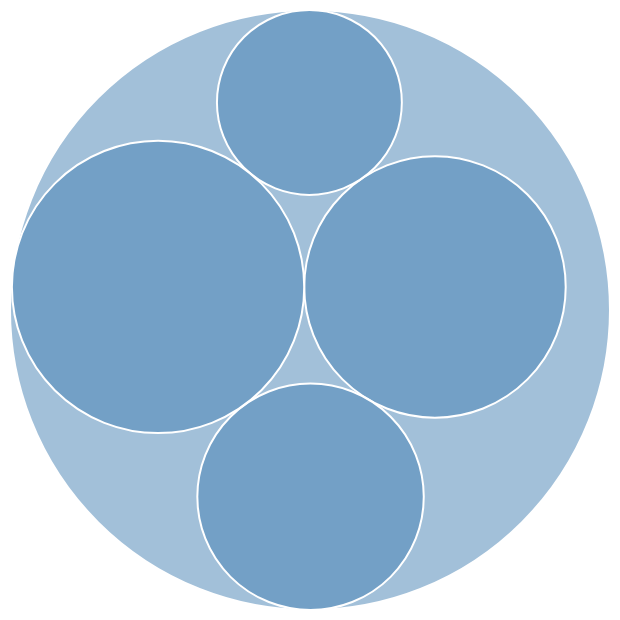

Write a Vega-Lite specification for this figure.
### Vega specification from a JSON file in a GitHub repository (floating-point values rounded to 4 significant figures)
{"$schema": "https://vega.github.io/schema/vega/v6.json", "width": 300, "height": 300, "padding": 5, "autosize": "none", "data": [{"name": "table", "values": [{"id": 1, "parent": null, "value": 30}, {"id": 2, "parent": 1, "value": 20}, {"id": 3, "parent": 1, "value": 15}, {"id": 4, "parent": 1, "value": 10}, {"id": 5, "parent": 1, "value": 25}], "transform": [{"type": "stratify", "key": "id", "parentKey": "parent"}, {"type": "pack", "field": "value", "sort": {"field": "value", "order": "descending"}, "size": [300, 300]}, {"type": "formula", "expr": "4 * datum.r * datum.r", "as": "size"}]}], "marks": [{"type": "symbol", "from": {"data": "table"}, "encode": {"update": {"x": {"field": "x"}, "y": {"field": "y"}, "size": {"field": "size"}, "fill": {"value": "steelblue"}, "fillOpacity": {"value": 0.5}, "stroke": {"value": "white"}}}}]}
